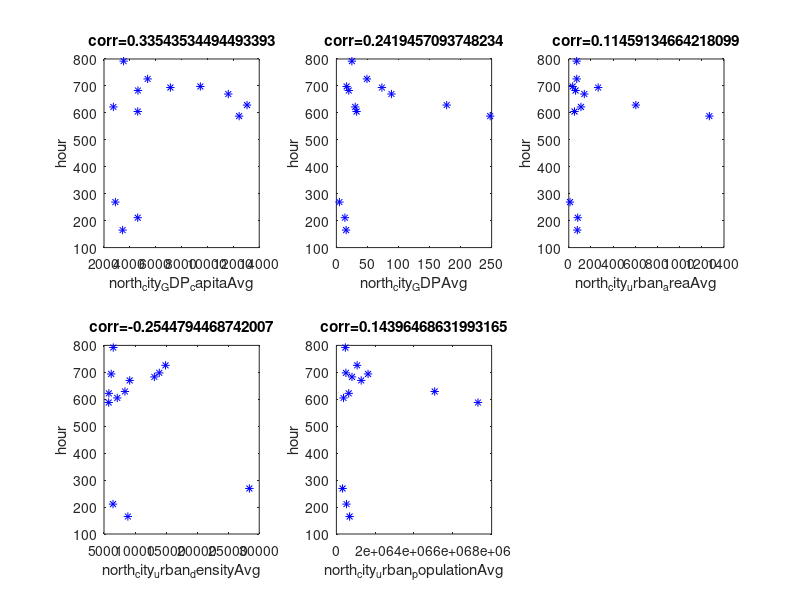

MATLAB code to generate this figure:
function [  ] = North_hour(  )
load north_city_hour.txt;
load north_city_GDP_capitaAvg.txt;
load north_city_GDPAvg.txt;
load north_city_urban_areaAvg.txt; 
load north_city_urban_densityAvg.txt; 
load north_city_urban_populationAvg.txt;

subplot(231),plot(north_city_GDP_capitaAvg,north_city_hour,'b*');
xlabel('north_city_GDP_capitaAvg'),ylabel('hour');
title('corr=0.33543534494493393');
subplot(232),plot(north_city_GDPAvg,north_city_hour,'b*');
xlabel('north_city_GDPAvg'),ylabel('hour');
title('corr=0.2419457093748234');
subplot(233),plot(north_city_urban_areaAvg,north_city_hour,'b*');
xlabel('north_city_urban_areaAvg'),ylabel('hour');
title('corr=0.11459134664218099');
subplot(234),plot(north_city_urban_densityAvg,north_city_hour,'b*');
xlabel('north_city_urban_densityAvg'),ylabel('hour');
title('corr=-0.2544794468742007');
subplot(235),plot(north_city_urban_populationAvg,north_city_hour,'b*');
xlabel('north_city_urban_populationAvg'),ylabel('hour');
title('corr=0.14396468631993165');


end

